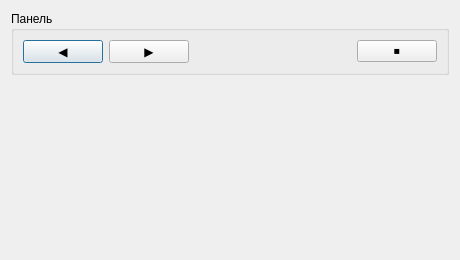
<?xml version="1.0" encoding="UTF-8"?>
<ui version="4.0"><class>Dialog</class><widget class="QDialog" name="Dialog"><property name="geometry"><rect><x>0</x><y>0</y><width>460</width><height>260</height></rect></property><property name="windowTitle"><string>#126 groups/211_group_hbox</string></property><layout class="QVBoxLayout" name="verticalLayout"><property name="leftMargin"><number>11</number></property><property name="topMargin"><number>11</number></property><property name="rightMargin"><number>11</number></property><property name="bottomMargin"><number>11</number></property><property name="spacing"><number>6</number></property><item><widget class="QGroupBox" name="g1"><property name="title"><string>Панель</string></property><layout class="QVBoxLayout" name="g1Layout"><property name="leftMargin"><number>9</number></property><property name="topMargin"><number>9</number></property><property name="rightMargin"><number>9</number></property><property name="bottomMargin"><number>9</number></property><property name="spacing"><number>6</number></property><item><layout class="QHBoxLayout" name="row"><property name="leftMargin"><number>0</number></property><property name="topMargin"><number>0</number></property><property name="rightMargin"><number>0</number></property><property name="bottomMargin"><number>0</number></property><property name="spacing"><number>6</number></property><item><widget class="QPushButton" name="b1"><property name="text"><string>◀</string></property></widget></item><item><widget class="QPushButton" name="b2"><property name="text"><string>▶</string></property></widget></item><item><spacer name="horizontalSpacer"><property name="orientation"><enum>Qt::Orientation::Horizontal</enum></property><property name="sizeHint" stdset="0"><size><width>40</width><height>20</height></size></property></spacer></item><item><widget class="QPushButton" name="b3"><property name="text"><string>⏹</string></property></widget></item></layout></item></layout></widget></item><item><spacer name="verticalSpacer"><property name="orientation"><enum>Qt::Orientation::Vertical</enum></property><property name="sizeHint" stdset="0"><size><width>40</width><height>20</height></size></property></spacer></item></layout></widget></ui>
